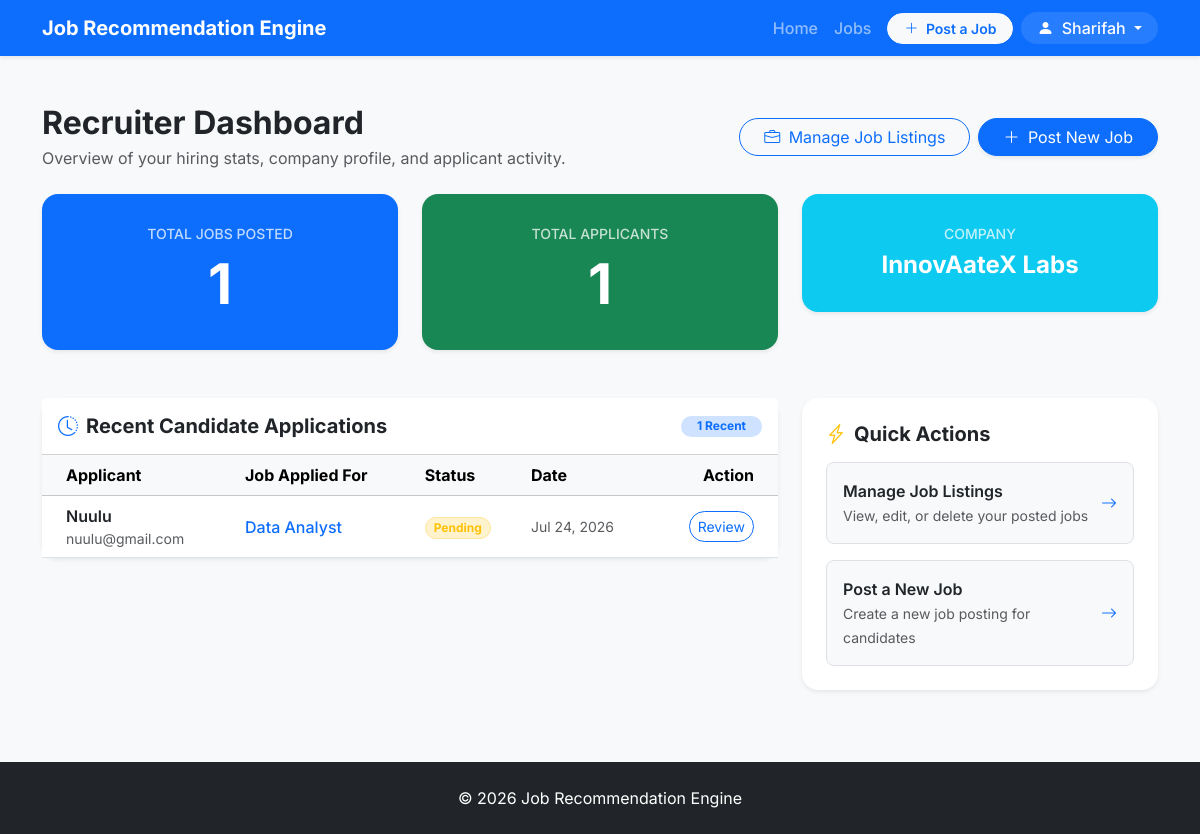
/dashboard/ (signed in), run on the app's committed database.
### recommender/models.py (models this page shows, shortened)
class Profile(models.Model):
    ROLE_SEEKER = "seeker"
    ROLE_RECRUITER = "recruiter"
    ROLE_CHOICES = [
        (ROLE_SEEKER, "Job Seeker"),
        (ROLE_RECRUITER, "Recruiter"),
    ]
    user = models.OneToOneField(User, on_delete=models.CASCADE)
    role = models.CharField(
        max_length=20,
        choices=ROLE_CHOICES,
        default=ROLE_SEEKER,
    )
    company_name = models.CharField(max_length=200, blank=True)
    designation = models.CharField(max_length=100, blank=True, help_text="e.g. Hiring Manager, Technical Recruiter")
    company_website = models.URLField(blank=True)
    phone = models.CharField(max_length=20, blank=True)
    bio = models.TextField(blank=True)
    education = models.CharField(
        max_length=200,
        blank=True,
    )
    experience = models.PositiveIntegerField(
        default=0,
        help_text="Years of experience",
    )
    skills = models.TextField(
        blank=True,
        help_text="Separate skills with commas",
    )
    preferred_location = models.CharField(
        max_length=100,
        blank=True,
    )
    expected_salary = models.DecimalField(
        max_digits=10,
        decimal_places=2,
        default=0,
    )
    resume = models.FileField(
        upload_to="resumes/",
        blank=True,
        null=True,
    )
    profile_picture = models.ImageField(
        upload_to="profiles/",
        blank=True,
        null=True,
    )
    created_at = models.DateTimeField(auto_now_add=True)
    updated_at = models.DateTimeField(auto_now=True)
    @property
    def is_recruiter(self):
        return self.role == self.ROLE_RECRUITER

class Application(models.Model):
    STATUS_CHOICES = [
        ("Pending", "Pending"),
        ("Reviewed", "Reviewed"),
        ("Accepted", "Accepted"),
        ("Rejected", "Rejected"),
    ]
    user = models.ForeignKey(
        User,
        on_delete=models.CASCADE,
        related_name="applications"
    )
    job = models.ForeignKey(
        Job,
        on_delete=models.CASCADE,
        related_name="applications"
    )
    status = models.CharField(
        max_length=20,
        choices=STATUS_CHOICES,
        default="Pending"
    )
    cover_letter = models.TextField(blank=True)
    applied_at = models.DateTimeField(auto_now_add=True)
    class Meta:
        unique_together = ("user", "job")

class Job(models.Model):
    JOB_TYPES = [
        ("Full-Time", "Full-Time"),
        ("Part-Time", "Part-Time"),
        ("Internship", "Internship"),
        ("Contract", "Contract"),
        ("Remote", "Remote"),
    ]
    title = models.CharField(max_length=200)
    company = models.ForeignKey(
        Company,
        on_delete=models.CASCADE,
        related_name="jobs"
    )
    posted_by = models.ForeignKey(
        User,
        on_delete=models.CASCADE,
        related_name="posted_jobs",
        null=True,
        blank=True,
    )
    category = models.ForeignKey(
        JobCategory,
        on_delete=models.CASCADE,
        related_name="jobs"
    )
    description = models.TextField()
    requirements = models.TextField()
    required_skills = models.TextField(
        help_text="Separate skills using commas"
    )
    location = models.CharField(max_length=100)
    salary = models.DecimalField(
        max_digits=10,
        decimal_places=2
    )
    experience_required = models.PositiveIntegerField()
    job_type = models.CharField(
        max_length=20,
        choices=JOB_TYPES
    )
    deadline = models.DateField()
    posted_at = models.DateTimeField(auto_now_add=True)

### recommender/views/dashboard.py (the view)
# urls.py: path("dashboard/", dashboard, name="dashboard"),
@login_required
def dashboard(request):
    profile = get_user_profile(request.user)
    if profile.is_recruiter:
        return recruiter_dashboard(request)
    return seeker_dashboard(request)

### recommender/templates/dashboard/recruiter.html (shortened to what this page needs)
{% extends "base.html" %}
{% block content %}
<div class="container my-5">
    <div class="d-flex justify-content-between align-items-center mb-4 flex-wrap gap-3">
        <div>
            <h1 class="h2 fw-bold mb-1">Recruiter Dashboard</h1>
            <p class="text-muted mb-0">Overview of your hiring stats, company profile, and applicant activity.</p>
        </div>
        <div class="d-flex gap-2">
            <a href="{% url 'recruiter_jobs' %}" class="btn btn-outline-primary rounded-pill px-4">
                <i class="bi bi-briefcase me-1"></i> Manage Job Listings
            </a>
            <a href="{% url 'create_job' %}" class="btn btn-primary rounded-pill px-4 shadow-sm">
                <i class="bi bi-plus-lg me-1"></i> Post New Job
            </a>
        </div>
    </div>
    <div class="row g-4 mb-5">
        <div class="col-md-4">
            <div class="card border-0 shadow-sm bg-primary text-white p-3 rounded-4">
                <div class="card-body text-center">
                    <h6 class="text-uppercase tracking-wider opacity-75 small">Total Jobs Posted</h6>
                    <h2 class="display-4 fw-bold mb-0">{{ total_jobs }}</h2>
                </div>
            </div>
        </div>
        <div class="col-md-4">
            <div class="card border-0 shadow-sm bg-success text-white p-3 rounded-4">
                <div class="card-body text-center">
                    <h6 class="text-uppercase tracking-wider opacity-75 small">Total Applicants</h6>
                    <h2 class="display-4 fw-bold mb-0">{{ total_applications }}</h2>
                </div>
            </div>
        </div>
        <div class="col-md-4">
            <div class="card border-0 shadow-sm bg-info text-white p-3 rounded-4">
                <div class="card-body text-center">
                    <h6 class="text-uppercase tracking-wider opacity-75 small">Company</h6>
                    <h4 class="fw-bold mb-0 mt-2 text-truncate">{{ user.profile.company_name|default:"Not specified" }}</h4>
                </div>
            </div>
        </div>
    </div>
    <div class="row g-4">
        <div class="col-lg-8">
            <div class="card border-0 shadow-sm rounded-4">
                <div class="card-header bg-white py-3 d-flex justify-content-between align-items-center">
                    <h5 class="mb-0 fw-bold text-dark"><i class="bi bi-clock-history text-primary me-2"></i>Recent Candidate Applications</h5>
                    <span class="badge bg-primary-subtle text-primary rounded-pill px-3">{{ recent_applications|length }} Recent</span>
                </div>
                <div class="card-body p-0">
                    {% if recent_applications %}
                        <div class="table-responsive">
                            <table class="table table-hover align-middle mb-0">
                                <thead class="table-light">
                                    <tr>
                                        <th class="ps-4">Applicant</th>
                                        <th>Job Applied For</th>
                                        <th>Status</th>
                                        <th>Date</th>
                                        <th class="text-end pe-4">Action</th>
                                    </tr>
                                </thead>
                                <tbody>
                                    {% for app in recent_applications %}
                                        <tr>
                                            <td class="ps-4">
                                                <div class="fw-semibold text-dark">{{ app.user.get_full_name|default:app.user.username }}</div>
                                                <div class="small text-muted">{{ app.user.email }}</div>
                                            </td>
                                            <td>
                                                <a href="{% url 'job_detail' app.job.id %}" class="text-decoration-none text-primary fw-medium">
                                                    {{ app.job.title }}
                                                </a>
                                            </td>
                                            <td>
                                                {% if app.status == 'Accepted' %}
                                                    <span class="badge bg-success-subtle text-success border border-success-subtle rounded-pill">Accepted</span>
                                                {% elif app.status == 'Rejected' %}
                                                    <span class="badge bg-danger-subtle text-danger border border-danger-subtle rounded-pill">Rejected</span>
                                                {% elif app.status == 'Reviewed' %}
                                                    <span class="badge bg-info-subtle text-info border border-info-subtle rounded-pill">Reviewed</span>
                                                {% else %}
                                                    <span class="badge bg-warning-subtle text-warning border border-warning-subtle rounded-pill">Pending</span>
                                                {% endif %}
                                            </td>
                                            <td class="text-muted small">{{ app.applied_at|date:"M d, Y" }}</td>
                                            <td class="text-end pe-4">
                                                <a href="{% url 'job_applicants' app.job.id %}" class="btn btn-sm btn-outline-primary rounded-pill">
                                                    Review
                                                </a>
                                            </td>
                                        </tr>
                                    {% endfor %}
                                </tbody>
                            </table>
                        </div>
                    {% else %}
                        <div class="text-center py-5">
                            <i class="bi bi-inbox text-muted fs-1 d-block mb-2"></i>
                            <p class="text-muted mb-0">No candidate applications received yet.</p>
                        </div>
                    {% endif %}
                </div>
            </div>
        </div>
        <div class="col-lg-4">
            <div class="card border-0 shadow-sm rounded-4 p-4 mb-4">
                <h5 class="fw-bold mb-3"><i class="bi bi-lightning-charge text-warning me-2"></i>Quick Actions</h5>
                <div class="d-grid gap-3">
                    <a href="{% url 'recruiter_jobs' %}" class="btn btn-light border text-start p-3 rounded-3 d-flex align-items-center justify-content-between">
                        <div>
                            <div class="fw-semibold text-dark">Manage Job Listings</div>
                            <small class="text-muted">View, edit, or delete your posted jobs</small>
                        </div>
                        <i class="bi bi-arrow-right text-primary"></i>
                    </a>
                    <a href="{% url 'create_job' %}" class="btn btn-light border text-start p-3 rounded-3 d-flex align-items-center justify-content-between">
                        <div>
                            <div class="fw-semibold text-dark">Post a New Job</div>
                            <small class="text-muted">Create a new job posting for candidates</small>
                        </div>
                        <i class="bi bi-arrow-right text-primary"></i>
                    </a>
                </div>
            </div>
        </div>
    </div>
</div>
{% endblock %}

### recommender/templates/base.html (shortened to what this page needs)
{% load static %}
<!DOCTYPE html>
<html lang="en">
<head>
    <link href="https://cdn.jsdelivr.net/npm/bootstrap@5.3.3/dist/css/bootstrap.min.css" rel="stylesheet">
    <link rel="stylesheet" href="https://cdn.jsdelivr.net/npm/bootstrap-icons@1.11.3/font/bootstrap-icons.min.css">
    <link rel="stylesheet" href="{% static 'recommender/css/custom.css' %}">
</head>
<body>
    <header>
        <nav class="navbar navbar-expand-lg navbar-dark navbar-custom bg-primary shadow-sm" role="navigation"
            aria-label="Main Navigation">
            <div class="container">
                <a class="navbar-brand fw-bold" href="{% if user.is_authenticated and user.profile.is_recruiter %}{% url 'recruiter_dashboard' %}{% else %}{% url 'home' %}{% endif %}">
                    Job Recommendation Engine
                </a>
                <div class="collapse navbar-collapse" id="navbarNav">
                    <ul class="navbar-nav ms-auto align-items-lg-center">
                        <li class="nav-item">
                            <a class="nav-link" href="{% if user.is_authenticated and user.profile.is_recruiter %}{% url 'recruiter_dashboard' %}{% else %}{% url 'home' %}{% endif %}">
                                Home
                            </a>
                        </li>
                        <li class="nav-item">
                            {% if user.is_authenticated and user.profile.is_recruiter %}
                            <a class="nav-link" href="{% url 'recruiter_jobs' %}">
                                Jobs
                            </a>
                            {% else %}
                            <a class="nav-link" href="{% url 'job_list' %}">
                                Jobs
                            </a>
                            {% endif %}
                        </li>
                        {% if user.is_authenticated and user.profile.is_recruiter %}
                        <li class="nav-item ms-lg-2 my-2 my-lg-0">
                            <a class="btn btn-light btn-sm text-primary fw-semibold rounded-pill px-3" href="{% url 'create_job' %}">
                                <i class="bi bi-plus-lg me-1"></i> Post a Job
                            </a>
                        </li>
                        {% endif %}
                        {% if user.is_authenticated %}
                        <li class="nav-item dropdown ms-lg-2">
                            <a class="nav-link dropdown-toggle btn btn-sm btn-outline-light text-white px-3 py-1 bg-white bg-opacity-10 border-0 rounded-pill"
                                href="#" role="button" data-bs-toggle="dropdown" aria-expanded="false">
                                <i class="bi bi-person-fill me-1"></i> {{ user.username }}
                            </a>
                        </li>
                        {% endif %}
                    </ul>
                </div>
            </div>
        </nav>
    </header>
    <main id="main-content" tabindex="-1">
        {% block content %}
        {% endblock %}
    </main>
    <footer class="footer-custom text-white text-center py-4 mt-auto">
        <div class="container">
            <p class="mb-0">
                © 2026 Job Recommendation Engine
            </p>
        </div>
    </footer>
</body>
</html>

### data on the page
Application: user.get_full_name "Nuulu", user.email "nuulu@gmail.com", job "Data Analyst", status "Pending", applied_at "Jul 24, 2026"

### other printed values
{{ user.username }} "Sharifah"
{{ total_jobs }} "1"
{{ total_applications }} "1"
{{ user.profile.company_name|default:"Not specified" }} "InnovAateX Labs"
{{ recent_applications|length }} "1"
